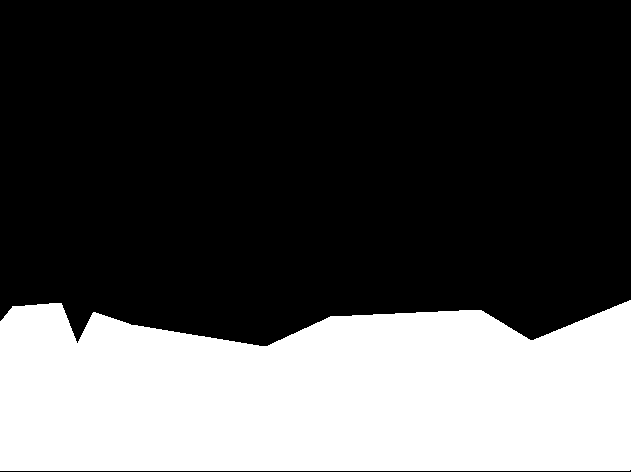
#> input picture gp_gan_blend/server_blend/mask_display.png, 631 x 472 px, given as the content of the folder  GAN/Blending Sandbox Output/images/left_right_images/tocrop, which was not available
$ jupyter execute --allow-errors Left_Right_Blending_GAN.ipynb   (shell and % lines are left out)   (older library calls are emulated)
#> lines starting #> are read from the running program, lines starting #| are printed output that depends on the picture; after the words box and inside, x2 and y2 are one past the last pixel; in counts of white or black regions, pixels touching at a corner belong together; pictures that were not available may be replaced by others from this repository, and a replacement may not be noted
[cell 1]
from google.colab import drive

drive.mount('/content/drive')

import os
os.environ["GOOGLE_APPLICATION_CREDENTIALS"]="/content/drive/My Drive/Colab Notebooks/nth-honor-339920-5256e664e9e6.json"

[cell 2]
'''
  DOCKERFILE
'''
# FROM pytorch/pytorch:latest
# WORKDIR /app
# COPY requirements.txt requirements.txt
# RUN pip install -r requirements.txt
# RUN mkdir tocrop cropped models
# COPY mask_display.png tocrop/
# COPY unsupervised_blending_gan.npz models/
# COPY *.py .
# EXPOSE 8080
# CMD [ "python3", "main.py" ]


# Folder Structure
# app -> tocrop, cropped, models -> tocrop:mask_display.png , models:usupervised...

[cell 3]
'''
  Reference: main.py routing calls
  Summons perform_blend.py's Merger class, sends src and dst and blended-result-name
'''

# blender = Merger()

# @app.route("/blend", methods=["GET"])
# def get_result_url():
#     # source = request.args.to_dict()['image_src']
#     # destin = request.args.to_dict()["image_dst"]
#     # blended = request.args.to_dict()["blend_id"]

#     # result_BLOB = blender.get_res_blob(
#     #     source, destin, blended
#     # )

#     # return jsonify({"result_BLOB": result_BLOB})
#     data_dict = request.args.to_dict()["instances"]

#     # image source # image dest # blend id
#     logging.info(data_dict)


#     source = data_dict[0]["image_src"]
#     destin = data_dict[0]["image_dst"]
#     blended = data_dict[0]["blend_id"]

#     result_BLOB = blender.get_res_blob(source, destin, blended)

#     return jsonify({"result_BLOB": result_BLOB})

[cell 4]
'''
  Reference: cropper.py
'''

from skimage.io import imread, imsave
import os
# tocrop = os.path.join(os.getcwd(), 'tocrop')
# cropped = os.path.join(os.getcwd(), 'cropped')
tocrop = "/content/drive/My Drive/Final Project CS 329S/Blending GAN/Blending Sandbox Output/images/left_right_images/tocrop"
cropped = "/content/drive/My Drive/Final Project CS 329S/Blending GAN/Blending Sandbox Output/images/left_right_images/cropped"
sx,sy,ex,ey = 4,5,476,494

def cropper():
    for img in os.listdir(tocrop):
        #(root,ext) = os.path.splitext(img)
        mask = imread(str(os.path.join(tocrop, img)))
#> mask is the input picture: shape (472, 631, 3); 31.6% white; 1 white region, box (x1, y1, x2, y2) and area: (0, 300, 631, 471) 93990
        cropped_mask = mask[sx:ex, sy:ey]
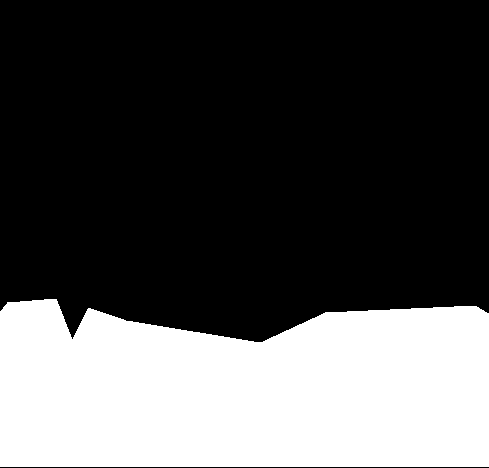
#> cropped_mask: shape (468, 489, 3); 31.9% white; 1 white region, box (x1, y1, x2, y2) and area: (0, 299, 489, 467) 72894
        mask_name = "crop_" + str(img)
        imsave(os.path.join(cropped, mask_name), cropped_mask)

[cell 5]
'''
  model.py
'''
import chainer
import chainer.functions as F
import chainer.links as L
from chainer import cuda


def init_conv(array):
    xp = cuda.get_array_module(array)
    array[...] = xp.random.normal(loc=0.0, scale=0.02, size=array.shape)


def init_bn(array):
    xp = cuda.get_array_module(array)
    array[...] = xp.random.normal(loc=1.0, scale=0.02, size=array.shape)


class ReLU(chainer.Chain):
    def __init__(self):
        super(ReLU, self).__init__()

    def __call__(self, x):
        return F.relu(x)


class Tanh(chainer.Chain):
    def __init__(self):
        super(Tanh, self).__init__()

    def __call__(self, x):
        return F.tanh(x)


class LeakyReLU(chainer.Chain):
    def __init__(self):
        super(LeakyReLU, self).__init__()

    def __call__(self, x):
        return F.leaky_relu(x)


class DCGAN_G(chainer.ChainList):
    # [28 lines left out: functions __init__, __call__, not called in this run]


class DCGAN_D(chainer.ChainList):
    def __init__(self, isize, ndf, nz=1, conv_init=None, bn_init=None):
#> called with isize = 64, ndf = 64, nz = 4000
        layers = []
        layers.append(L.Convolution2D(None, ndf, ksize=4, stride=2, pad=1, initialW=conv_init, nobias=True))
#> (this line was passed over: chainer is not available in this run)
        layers.append(LeakyReLU())
        csize, cndf = isize / 2, ndf
        while csize > 4:
            in_feat = cndf
            out_feat = cndf * 2
            layers.append(L.Convolution2D(None, out_feat, ksize=4, stride=2, pad=1, initialW=conv_init, nobias=True))
            layers.append(L.BatchNormalization(out_feat, initial_gamma=bn_init))
            layers.append(LeakyReLU())

            cndf = cndf * 2
            csize = csize / 2
        # state size. K x 4 x 4
        layers.append(L.Convolution2D(None, nz, ksize=4, stride=1, pad=0, initialW=conv_init, nobias=True))

        super(DCGAN_D, self).__init__(*layers)

    # [10 lines left out: functions encode, __call__, not called in this run]


class EncoderDecoder(chainer.Chain):
    def __init__(self, nef, ngf, nc, nBottleneck, image_size=64, conv_init=None, bn_init=None):
        super(EncoderDecoder, self).__init__(
            encoder=DCGAN_D(image_size, nef, nBottleneck, conv_init, bn_init),
            bn=L.BatchNormalization(nBottleneck, initial_gamma=bn_init),
            decoder=DCGAN_G(image_size, nc, ngf, conv_init, bn_init)
        )
#> (the call stopped at in __init__, `layers.append(L.Convolution2D(None, out_feat, ksize=4, stride=2, pad=1..`: chainer is not available in this run)

    # [15 lines left out: functions encode, decode, __call__, not called in this run]

[cell 6]
'''
  gp_gan.py
'''
import math

import chainer
import chainer.functions as F
import numpy as np
from chainer import cuda, Variable
from scipy.fftpack import dct, idct
from scipy.ndimage import correlate
from scipy.optimize import minimize
from skimage.filters import gaussian, sobel_h, sobel_v, scharr_h, scharr_v, roberts_pos_diag, roberts_neg_diag, \
    prewitt_h, prewitt_v
from skimage.transform import resize

################## Gradient Operator #########################
normal_h = lambda im: correlate(im, np.asarray([[0, -1, 1]]), mode='nearest')
normal_v = lambda im: correlate(im, np.asarray([[0, -1, 1]]).T, mode='nearest')

gradient_operator = {
    'normal': (normal_h, normal_v),
    'sobel': (sobel_h, sobel_v),
    'scharr': (scharr_h, scharr_v),
    'roberts': (roberts_pos_diag, roberts_neg_diag),
    'prewitt': (prewitt_h, prewitt_v)
}


###########################################################


def preprocess(im):
    im = np.transpose(im * 2 - 1, (2, 0, 1)).astype(np.float32)
    return im


# [78 lines left out: functions ndarray_resize, z_generate, imfilter2d, gradient_feature, fft2, laplacian_param and 1 more, not called in this run]


def dct2(x, norm='ortho'):
    return dct(dct(x, norm=norm).T, norm=norm).T


def idct2(x, norm='ortho'):
    return idct(idct(x, norm=norm).T, norm=norm).T


# [44 lines left out: functions gaussian_poisson_editing, run_gp_editing, laplacian_pyramid, not called in this run]


"""
GP-GAN: Towards Realistic High-Resolution Image Blending
    obj:  source image,      size: w x h x 3, dtype: float, value: [0, 1]
    bg :  destination image, size: w x h x 3, dtype: float, value: [0, 1]
    mask: mask image,        size: w x h,     dtype: float, value: {0, 1}
    G: Generator
    image_size: image_size for Blending GAN
    gpu: gpu id
    color_weight: beta in Gaussion-Poisson Equation
    sigma: sigma for gaussian smooth of Gaussian-Poisson Equation
    gradient_kernel: kernel type for calc gradient
    smooth_sigma: sigma for gaussian smooth of Laplacian pyramid
    supervised: supervised Blending GAN ?
    ## If supervised = False
    nz: noise vector lendth
    n_iteration: # of iterations for optimization
"""


# [38 lines left out: function gp_gan, not called in this run]

[cell 7]
'''
  Reference: gp_gan_runner.py --> called by perform_blend.py
  Calls gp_gan.py and model.py
'''
import argparse
import os

import chainer
from chainer import cuda, serializers
from skimage import img_as_float
from skimage.io import imread, imsave

basename = lambda path: os.path.splitext(os.path.basename(path))[0]

"""
    Note: source image, destination image and mask image have the same size.
"""


def runner(sourceIMG, destinIMG, maskIMG, blend_id, supervised=False):
    # parser = argparse.ArgumentParser(description='Gaussian-Poisson GAN for high-resolution image blending')
    # parser.add_argument('--nef', type=int, default=64, help='# of base filters in encoder')
    nef = 64
    # parser.add_argument('--ngf', type=int, default=64, help='# of base filters in decoder or G')
    ngf = 64
    # parser.add_argument('--nc', type=int, default=3, help='# of output channels in decoder or G')
    nc = 3
    # parser.add_argument('--nBottleneck', type=int, default=4000, help='# of output channels in encoder')
    nBottleneck = 4000
    # parser.add_argument('--ndf', type=int, default=64, help='# of base filters in D')
    ndf = 64
    # parser.add_argument('--image_size', type=int, default=64, help='The height / width of the input image to network')
    image_size = 64
    # parser.add_argument('--color_weight', type=float, default=1, help='Color weight')
    color_weight = 1
    # parser.add_argument('--sigma', type=float, default=0.5,
    #                     help='Sigma for gaussian smooth of Gaussian-Poisson Equation')
    sigma = 0.5
    # parser.add_argument('--gradient_kernel', type=str, default='normal', help='Kernel type for calc gradient')
    gradient_kernel = 'normal'
    # parser.add_argument('--smooth_sigma', type=float, default=1, help='Sigma for gaussian smooth of Laplacian pyramid')
    smooth_sigma = 1
    # parser.add_argument('--supervised', type=lambda x: x == 'True', default=True,
    #                     help='Use unsupervised Blending GAN if False')
    supervised = True
    # parser.add_argument('--nz', type=int, default=100, help='Size of the latent z vector')
    nz = 100
    # parser.add_argument('--n_iteration', type=int, default=1000, help='# of iterations for optimizing z')
    n_iteration = 10000
    # parser.add_argument('--gpu', type=int, default=0, help='GPU ID (negative value indicates CPU)')
    gpu = 0
    # parser.add_argument('--g_path', default='models/blending_gan.npz', help='Path for pretrained Blending GAN model')
    g_path = '/content/drive/My Drive/Final Project CS 329S/Blending GAN/Blending Sandbox Output/models/blending_gan.npz'
    # parser.add_argument('--unsupervised_path', default='models/unsupervised_blending_gan.npz',
    #                     help='Path for pretrained unsupervised Blending GAN model')
    unsupervised_path='/content/drive/My Drive/Final Project CS 329S/Blending GAN/Blending Sandbox Output/models/unsupervised_blending_gan.npz'
    # parser.add_argument('--list_path', default='',
    #                     help='File for input list in csv format: obj_path;bg_path;mask_path in each line')
    list_path =''
    # parser.add_argument('--result_folder', default='blending_result', help='Name for folder storing results')
    result_folder = 'blending_result'
    # parser.add_argument('--src_image', default='', help='Path for source image')
    src_image = sourceIMG
    # parser.add_argument('--dst_image', default='', help='Path for destination image')
    dst_image = destinIMG
    # parser.add_argument('--mask_image', default='', help='Path for mask image')
    mask_image = maskIMG
    # parser.add_argument('--blended_image', default='', help='Where to save blended image')
    blended_image = blend_id
    # [8 lines of commented-out code are left out]
    if supervised:
        G = EncoderDecoder(nef, ngf, nc, nBottleneck, image_size=image_size)
        print('Load pretrained Blending GAN model from {} ...'.format(g_path))
        serializers.load_npz(g_path, G)
#> (this line was passed over: chainer is not available in this run)
    else:
        chainer.config.use_cudnn = 'never'
        G = DCGAN_G(image_size, nc, ngf)
        print('Load pretrained unsupervised Blending GAN model from {} ...'.format(unsupervised_path))
        serializers.load_npz(unsupervised_path, G)

    if gpu >= 0:
        cuda.get_device(gpu).use()  # Make a specified GPU current
#> (this line was passed over: chainer is not available in this run)
        G.to_gpu()  # Copy the model to the GPU

    # Init image list
    if list_path:
        print('Load images from {} ...'.format(list_path))
        with open(list_path) as f:
            test_list = [line.strip().split(';') for line in f]
        print('\t {} images in total ...\n'.format(len(test_list)))
    else:
        test_list = [(src_image, dst_image, mask_image)]

    if not blended_image:
        # Init result folder
        if not os.path.isdir(result_folder):
            os.makedirs(result_folder)
        print('Result will save to {} ...\n'.format(result_folder))

    total_size = len(test_list)
    for idx in range(total_size):
        print('Processing {}/{} ...'.format(idx + 1, total_size))

        # load image
        obj = img_as_float(imread(test_list[idx][0]))
        bg = img_as_float(imread(test_list[idx][1]))
        mask = imread(test_list[idx][2], as_gray=True).astype(obj.dtype)

        with chainer.using_config("train", False):
            blended_im = gp_gan(obj, bg, mask, G, image_size, gpu, color_weight=color_weight,
                                sigma=sigma,
                                gradient_kernel=gradient_kernel, smooth_sigma=smooth_sigma,
                                supervised=supervised,
                                nz=nz, n_iteration=n_iteration)

        if blended_image:
            imsave(blended_image, blended_im)
        else:
            imsave('{}/obj_{}_bg_{}_mask_{}.png'.format(result_folder, basename(test_list[idx][0]),
                                                        basename(test_list[idx][1]), basename(test_list[idx][2])),
                   blended_im)

[cell 8]
'''
  reference: perform_blend.py
  Class Definition of Merger
  main.py calls get_res_blob(self, src1_prefix, src2_prefix, blend_blob_name)
'''

import os
from google.cloud import storage
import datetime


class Merger:

    # [126 lines left out: functions list_buckets, generate_download_signed_url_v4, upload_blob, download_blob, get, get_first_blob, not called in this run]

    def get_res_blob(self, src1_prefix, src2_prefix, blend_blob_name):
        # [4 lines of commented-out code are left out]
        src1_img_name = src1_prefix + '.jpg'
        src2_img_name = src2_prefix + '.jpg'

        #os.replace('mask_display.png', os.path.join(os.getcwd(),'tocrop', 'mask.png'))
        mask_name = 'mask_middle.png'

        cropper()
        sourceIMG = os.path.join(cropped, 'crop_'+ src1_img_name )
        destinIMG = os.path.join(cropped, 'crop_' + src2_img_name)
        maskIMG = os.path.join(cropped, 'crop_' + mask_name)
        runner(sourceIMG, destinIMG, maskIMG, blend_blob_name+'.jpg', False)
        blend_id_name = blend_blob_name + '.jpg'
        gan_result = os.path.join(os.getcwd(), blend_id_name)

        #upload_blob("imagesearch-cs329s", gan_result , "blended_gan_result.jpg")

        #return generate_download_signed_url_v4("imagesearch-cs329s","gan_result.jpg")
        return "blended_gan_result.jpg"

[cell 9]
import os
chdir = "/content/drive/My Drive/Final Project CS 329S/Blending GAN/Blending Sandbox Output"
os.chdir(chdir)

[cell 10]
blender = Merger()

source = 'src_nature'
destin = 'dst_nature'
blended = 'blended_gan_result2'

#> (the rest of this cell did not finish here and is left out)

[cell 11]
# 4,5,476,494

# crop high-res living room


# Importing Image class from PIL module
from PIL import Image

# Opens a image in RGB mode
im = Image.open(r"/content/drive/My Drive/Final Project CS 329S/Blending GAN/Blending Sandbox Output/images/left_right_images/tocrop/blue-arm-chair.jpg")
os.chdir("/content/drive/My Drive/Final Project CS 329S/Blending GAN/Blending Sandbox Output/images/left_right_images/cropped")

# Size of the image in pixels (size of original image)
# (This is not mandatory)
width, height = im.size
#> width = 631; height = 472
'''4,5,476,494'''

# Setting the points for cropped image
left = 1*width/7
#> left = 90.14
top = height / 5
#> top = 94.4
right = 6*width/7
#> right = 540.9
bottom = 4*height/5
#> bottom = 377.6

# Cropped image of above dimension
# (It will not change original image)
#im1 = im.crop((left, top, right, bottom))
newsize = (472, 489)
im1 = im.resize(newsize)
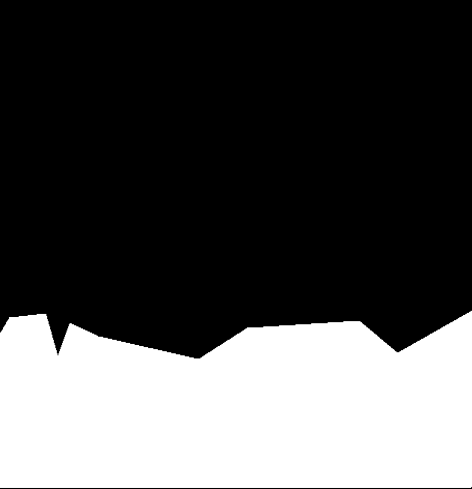
#> im1: PIL image 472x489 RGB; min 0, max 255, mean 80.5

im1.save("scaledblue-arm-chair.png")

[cell 12]
# [17 lines of commented-out code are left out]

[cell 13]
# generate white mask
from PIL import Image

immask = Image.open(r"/content/drive/My Drive/Final Project CS 329S/Blending GAN/Blending Sandbox Output/images/left_right_images/tocrop/scaledantique-coffee-table.jpg")
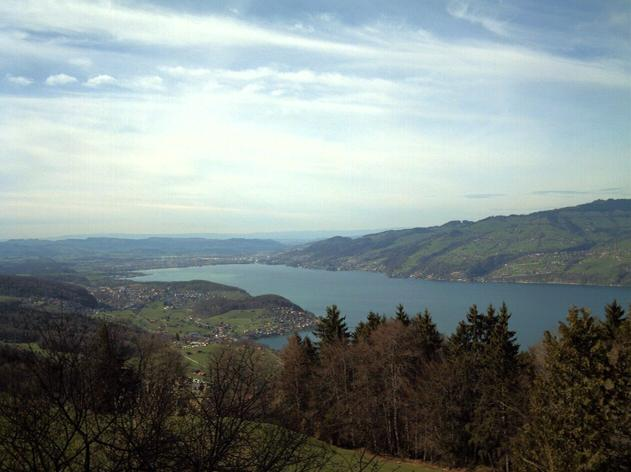
#> input picture gp_gan_blend/server_blend/src_tst.jpg, 631 x 472 px, given in place of scaledantique-coffee-table.jpg, which was not available
#> immask is the input picture: PIL image 631x472 RGB; mean R, G, B 128.3, 139.4, 138.4
os.chdir("/content/drive/My Drive/Final Project CS 329S/Blending GAN/Blending Sandbox Output/images/left_right_images/tocrop")

datas_mask = immask.getdata()

newData = []
for item in range(len(datas_mask)):
    newData.append((255,255,255))
#> after the loop, newData = 297832 items

immask.putdata(newData)
#> immask: PIL image 631x472 RGB; every value is 255
immask.save("mask_coffee.png", "PNG")

[cell 14]
# padding coffee table
from PIL import Image, ImageOps

im_pth_coffee = "/content/drive/My Drive/Final Project CS 329S/Blending GAN/Blending Sandbox Output/images/left_right_images/tocrop/scaledantique-coffee-table.jpg"
im_pth_blue = "/content/drive/My Drive/Final Project CS 329S/Blending GAN/Blending Sandbox Output/images/left_right_images/cropped/scaledblue-arm-chair.png"

os.chdir("/content/drive/My Drive/Final Project CS 329S/Blending GAN/Blending Sandbox Output/images/left_right_images/cropped")

imc = Image.open(im_pth_coffee)
imb = Image.open(im_pth_blue)
# [9 lines of commented-out code are left out]

imc = imc.resize((170,170))
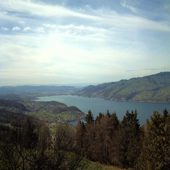
#> imc: PIL image 170x170 RGB; mean R, G, B 128.3, 139.4, 138.4
imb = imb.resize((230,240))
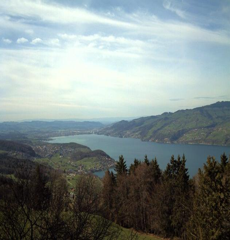
#> imb: PIL image 230x240 RGB; mean R, G, B 128.3, 139.4, 138.4
# create a new image and paste the resized on it

new_im = Image.new("RGB", (472,489), (255,255,255)) #white background
#> new_im: PIL image 472x489 RGB; every value is 255
new_im.paste(imc, (0,280))
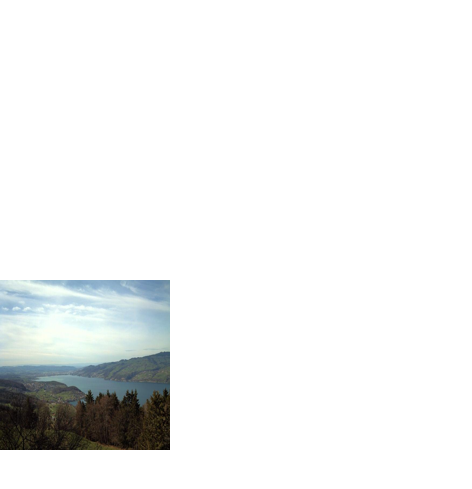
#> new_im: PIL image 472x489 RGB; mean R, G, B 239.1, 240.5, 240.4
new_im.paste(imb, (165,270))
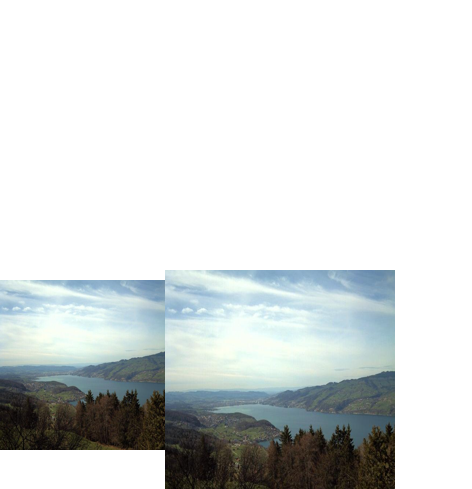
#> new_im: PIL image 472x489 RGB; mean R, G, B 214, 218.1, 218

new_im.save('both_objects_white.jpg')
